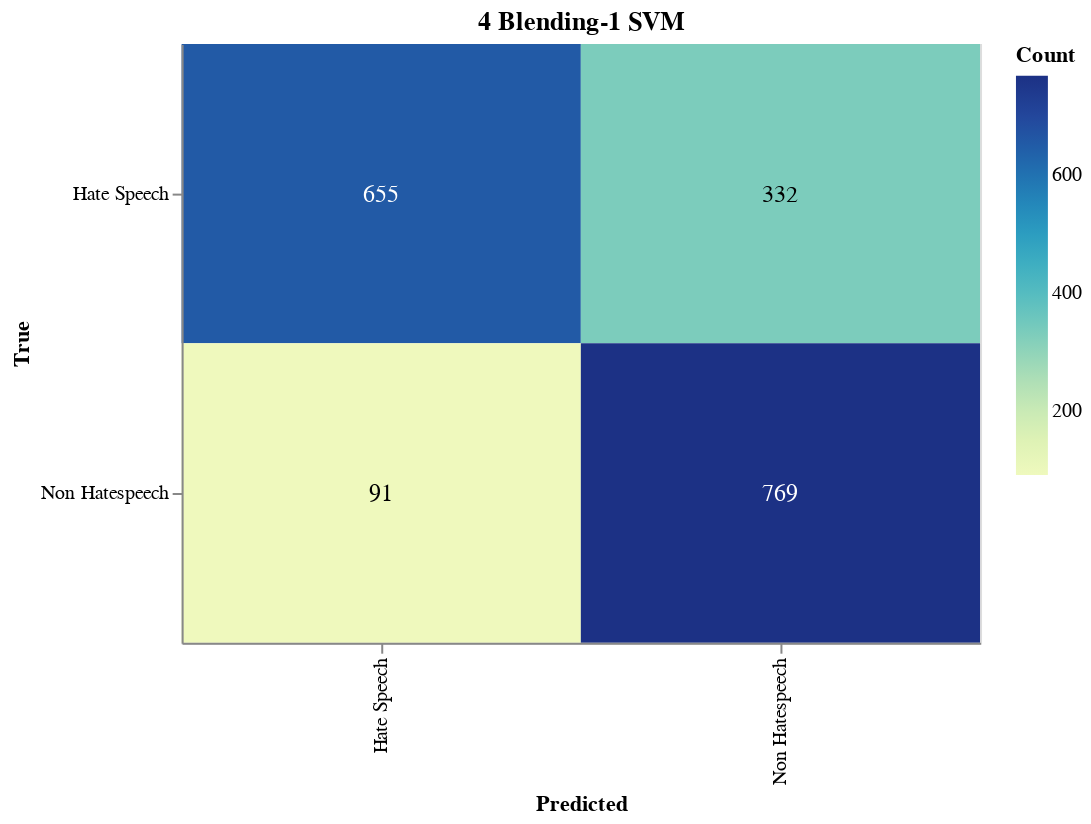

Notebook source saved alongside this figure:
### Markdown cell above
#### Save Confusion Matrix

### Code cell
import altair as alt
import pandas as pd
from sklearn.metrics import confusion_matrix

# Calculate the confusion matrix
cm = confusion_matrix(true_labels, adjusted_predictions)

# Define class names
class_names = ['Hate Speech', 'Non Hatespeech']

# Convert confusion matrix to DataFrame
cm_df = pd.DataFrame(cm, index=class_names, columns=class_names).reset_index().melt(id_vars='index')
cm_df.columns = ['True', 'Predicted', 'Count']

# Ensure the order of categories
cm_df['True'] = pd.Categorical(cm_df['True'], categories=class_names, ordered=True)
cm_df['Predicted'] = pd.Categorical(cm_df['Predicted'], categories=class_names, ordered=True)

# Create the Altair plot
heatmap = alt.Chart(cm_df).mark_rect().encode(
    x=alt.X('Predicted:O', sort=class_names),
    y=alt.Y('True:O', sort=class_names),
    color='Count:Q',
    tooltip=['True', 'Predicted', 'Count']
).properties(
    width=400,
    height=300,
    title='4 Blending-1 SVM'
)

# Add text labels
text = heatmap.mark_text(
    align='center',
    baseline='middle',
    fontSize=12
).encode(
    text='Count:Q',
    color=alt.condition(
        alt.datum.Count > cm.max() / 2,
        alt.value('white'),
        alt.value('black')
    )
)

# Combine heatmap and text
final_chart = heatmap + text

# Display the plot
final_chart.show()

### Figure 1 — Vega-Lite specification as saved in the notebook (floating-point values rounded to 4 significant figures)
{"config": {"view": {"continuousWidth": 300, "continuousHeight": 300}}, "layer": [{"mark": {"type": "rect"}, "encoding": {"color": {"field": "Count", "type": "quantitative"}, "tooltip": [{"field": "True", "type": "ordinal"}, {"field": "Predicted", "type": "ordinal"}, {"field": "Count", "type": "quantitative"}], "x": {"field": "Predicted", "sort": ["Hate Speech", "Non Hatespeech"], "type": "ordinal"}, "y": {"field": "True", "sort": ["Hate Speech", "Non Hatespeech"], "type": "ordinal"}}, "title": "4 Blending-1 SVM"}, {"mark": {"type": "text", "align": "center", "baseline": "middle", "fontSize": 12}, "encoding": {"color": {"condition": {"test": "(datum.Count > 384.5)", "value": "white"}, "value": "black"}, "text": {"field": "Count", "type": "quantitative"}, "tooltip": [{"field": "True", "type": "ordinal"}, {"field": "Predicted", "type": "ordinal"}, {"field": "Count", "type": "quantitative"}], "x": {"field": "Predicted", "sort": ["Hate Speech", "Non Hatespeech"], "type": "ordinal"}, "y": {"field": "True", "sort": ["Hate Speech", "Non Hatespeech"], "type": "ordinal"}}, "title": "4 Blending-1 SVM"}], "data": {"name": "data-e9fac9d7a01879ad6cc6e73d47d8a516"}, "height": 300, "width": 400, "$schema": "https://vega.github.io/schema/vega-lite/v5.17.0.json", "datasets": {"data-e9fac9d7a01879ad6cc6e73d47d8a516": [{"True": "Hate Speech", "Predicted": "Hate Speech", "Count": 655}, {"True": "Non Hatespeech", "Predicted": "Hate Speech", "Count": 91}, {"True": "Hate Speech", "Predicted": "Non Hatespeech", "Count": 332}, {"True": "Non Hatespeech", "Predicted": "Non Hatespeech", "Count": 769}]}}
